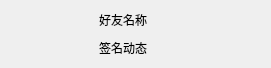
<?xml version="1.0" encoding="UTF-8"?>
<ui version="4.0">
 <class>Form</class>
 <widget class="QWidget" name="Form">
  <property name="geometry">
   <rect>
    <x>0</x>
    <y>0</y>
    <width>271</width>
    <height>68</height>
   </rect>
  </property>
  <property name="sizePolicy">
   <sizepolicy hsizetype="Expanding" vsizetype="Expanding">
    <horstretch>0</horstretch>
    <verstretch>0</verstretch>
   </sizepolicy>
  </property>
  <property name="windowTitle">
   <string>Form</string>
  </property>
  <layout class="QHBoxLayout" name="horizontalLayout" stretch="1,2">
   <property name="spacing">
    <number>0</number>
   </property>
   <property name="leftMargin">
    <number>0</number>
   </property>
   <property name="topMargin">
    <number>0</number>
   </property>
   <property name="rightMargin">
    <number>0</number>
   </property>
   <property name="bottomMargin">
    <number>0</number>
   </property>
   <item>
    <widget class="QWidget" name="widget" native="true">
     <widget class="QLabel" name="user_icon">
      <property name="geometry">
       <rect>
        <x>10</x>
        <y>10</y>
        <width>80</width>
        <height>52</height>
       </rect>
      </property>
      <property name="text">
       <string/>
      </property>
      <property name="textFormat">
       <enum>Qt::PlainText</enum>
      </property>
      <property name="pixmap">
       <pixmap resource="../src/img.qrc">:/src/icon/icon/用户.svg</pixmap>
      </property>
     </widget>
    </widget>
   </item>
   <item>
    <widget class="QWidget" name="widget_2" native="true">
     <layout class="QVBoxLayout" name="verticalLayout">
      <item>
       <widget class="QLabel" name="user_name">
        <property name="frameShadow">
         <enum>QFrame::Sunken</enum>
        </property>
        <property name="text">
         <string>好友名称</string>
        </property>
        <property name="wordWrap">
         <bool>true</bool>
        </property>
       </widget>
      </item>
      <item>
       <widget class="QLabel" name="label_3">
        <property name="text">
         <string>签名动态</string>
        </property>
       </widget>
      </item>
     </layout>
    </widget>
   </item>
  </layout>
 </widget>
 <resources>
  <include location="../src/img.qrc"/>
 </resources>
 <connections/>
</ui>
